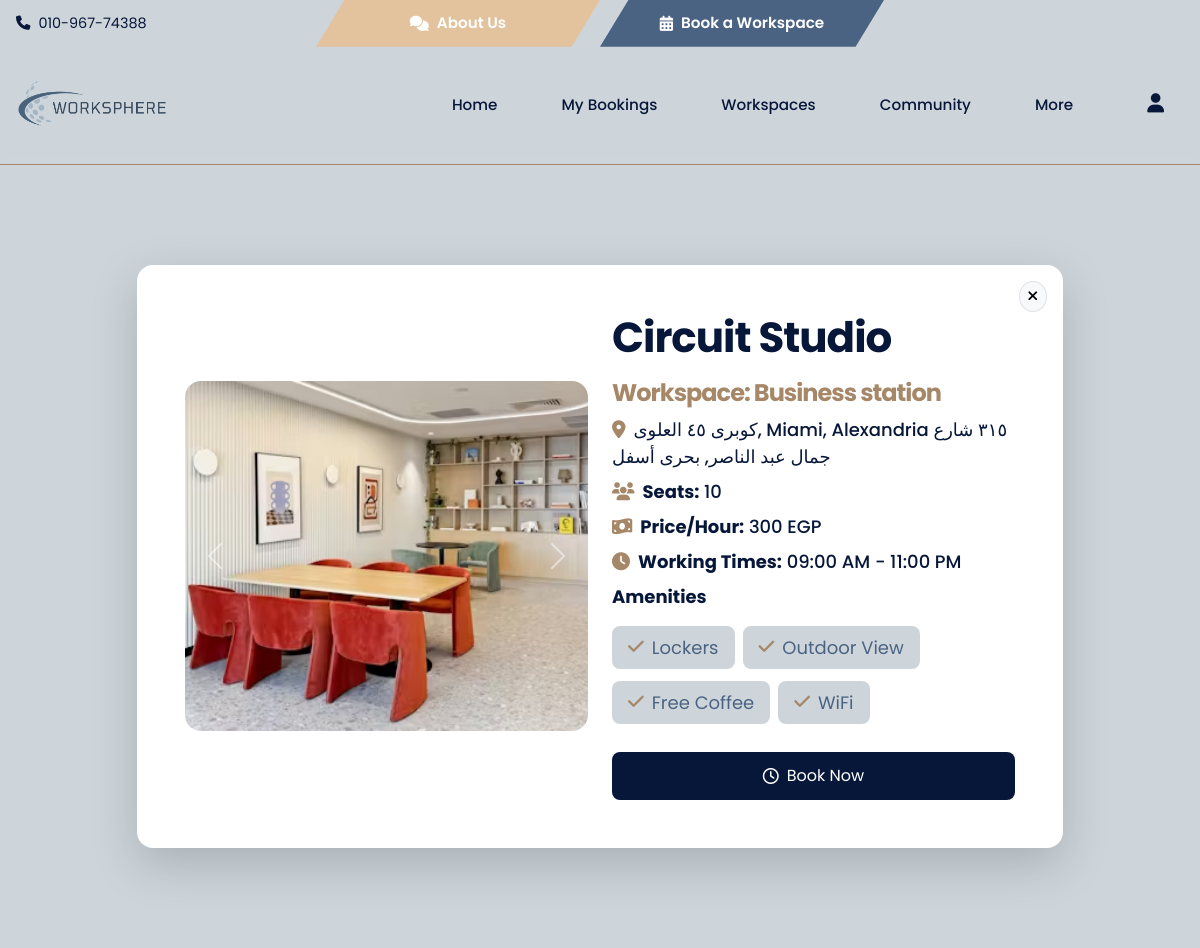
The app's page /room_details.php?r_id=51 (signed in) with its own data.
### tables this page shows
CREATE TABLE `rooms` (
  `room_id` int(11) NOT NULL,
  `workspace_id` int(11) NOT NULL,
  `room_name` varchar(255) DEFAULT NULL,
  `seats` int(11) DEFAULT NULL,
  `type_id` int(255) DEFAULT NULL,
  `room_status` varchar(255) DEFAULT NULL,
  `images` longtext NOT NULL,
  `p/hr` int(11) NOT NULL,
  `p/m` float NOT NULL
);

CREATE TABLE `workspaces` (
  `workspace_id` int(11) NOT NULL,
  `user_id` int(11) NOT NULL,
  `name` varchar(255) NOT NULL,
  `location` varchar(255) NOT NULL,
  `description` longtext DEFAULT NULL,
  `price/hr` float DEFAULT NULL,
  `zone_id` int(11) NOT NULL,
  `created_at` timestamp NOT NULL DEFAULT current_timestamp(),
  `Availability` tinyint(4) NOT NULL DEFAULT 1,
  `latitude` float(10,6) NOT NULL,
  `longitude` float(10,6) NOT NULL
);

CREATE TABLE `amenities` (
  `amenitiy_id` int(11) NOT NULL,
  `amenity` text NOT NULL,
  `room_id` int(11) DEFAULT NULL
);

### room_details.php (the view, shortened to what this page needs)
<?php
include "nav.php";
$room_id = mysqli_real_escape_string($connect, $_GET['r_id']);
$select_room = "SELECT rooms.*, GROUP_CONCAT(images SEPARATOR ', ') AS images,
                     workspaces.name AS workspace_name,
                     workspaces.location,
                     workspaces.description AS workspace_description
              FROM `rooms`
              LEFT JOIN `workspaces` ON `rooms`.`workspace_id` = `workspaces`.`workspace_id`
              WHERE `rooms`.`room_id` = $room_id";
$run_select_room = mysqli_query($connect, $select_room);
$room = mysqli_fetch_assoc($run_select_room);
$amenities = "SELECT * FROM `amenities` WHERE `room_id`=$room_id";
$run_am = mysqli_query($connect, $amenities);
?>
<!DOCTYPE html>
<html lang="en">
<head>
    <link rel="stylesheet" href="https://cdnjs.cloudflare.com/ajax/libs/font-awesome/6.4.2/css/all.min.css">
    <link href="https://cdn.jsdelivr.net/npm/bootstrap@5.3.0/dist/css/bootstrap.min.css" rel="stylesheet">
    <link href="css/indexx.css" rel="stylesheet">
    <link href="css/nav.css" rel="stylesheet">
</head>
<body>
    <main>
        <section class="section-bg section-padding">
            <div class="container">
                <div class="row justify-content-center">
                    <div class="col-lg-10">
                        <div class="bg-white p-4 p-md-5 rounded-4 shadow-lg position-relative">
                            <div class="position-absolute top-0 end-0 m-3">
                                <a href="javascript:window.history.back()"
                                    class="btn btn-light btn-sm border rounded-circle">
                                    <i class="fa-solid fa-xmark"></i>
                                </a>
                            </div>
                            <div class="row g-4 align-items-center">
                                <div class="col-md-6">
                                    <div id="roomCarousel" class="carousel slide" data-bs-ride="carousel">
                                        <div class="carousel-inner rounded-4 overflow-hidden">
                                            <?php
                                            if (!empty($room['images'])) {
                                                $images = explode(',', $room['images']);
                                                foreach ($images as $index => $image) {
                                                    $activeClass = $index === 0 ? 'active' : '';
                                                    $imagePath = trim($image);
                                                    if (!preg_match('/^(http|\/)/', $imagePath)) {
                                                        $imagePath = './workspace/img/' . $imagePath;
                                                    }
                                                    echo '<div class="carousel-item ' . $activeClass . '">
                                                            <img src="' . $imagePath . '" alt="Room Image" class="d-block w-100" style="height:350px;object-fit:cover;">
                                                          </div>';
                                                }
                                            } else {
                                                echo '<div class="carousel-item active">
                                                        <img src="img/default-room.jpg" alt="Default Room Image" class="d-block w-100" style="height:350px;object-fit:cover;">
                                                      </div>';
                                            }
                                            ?>
                                        </div>
                                        <?php if (!empty($room['images']) && count($images) > 1): ?>
                                            <button class="carousel-control-prev" type="button"
                                                data-bs-target="#roomCarousel" data-bs-slide="prev">
                                                <span class="carousel-control-prev-icon"></span>
                                            </button>
                                            <button class="carousel-control-next" type="button"
                                                data-bs-target="#roomCarousel" data-bs-slide="next">
                                                <span class="carousel-control-next-icon"></span>
                                            </button>
                                        <?php endif; ?>
                                    </div>
                                </div>
                                <div class="col-md-6">
                                    <h1 class="fw-bold mb-3 color"><?php echo $room['room_name']; ?></h1>
                                    <h2 class="fs-4 fw-bold mb-2 color2">Workspace:
                                        <?php echo $room['workspace_name']; ?>
                                    </h2>
                                    <p class="mb-2"><i class="fa-solid fa-location-dot me-2 color2"></i><span
                                            class="fw-medium color"><?php echo $room['location']; ?></span></p>
                                    <p class="mb-2"><i class="fa-solid fa-users me-2 color2"></i><span
                                            class="fw-medium color"><strong>Seats:</strong>
                                            <?php echo $room['seats']; ?></span></p>
                                    <p class="mb-2"><i class="fa-solid fa-money-bill-wave me-2 color2"></i><span
                                            class="fw-medium color"><strong>Price/Hour:</strong>
                                            <?php echo $room['p/hr']; ?> EGP</span></p>
                                    <p class="mb-2"><i class="fa-solid fa-clock me-2 color2"></i><span
                                            class="fw-medium color"><strong>Working Times:</strong> 09:00 AM - 11:00
                                            PM</span></p>
                                    <div class="mb-2">
                                        <p class="fw-bold color">Amenities</p>
                                        <ul class="list-unstyled d-flex flex-wrap gap-2">
                                            <?php
                                            foreach ($run_am as $row) {
                                                echo '<li class="d-flex align-items-center gap-2 px-3 py-2 rounded-3 mb-1" style="background-color: rgb(205, 213, 219);">
                    <i class="fa-solid fa-check color2"></i> ' . $row['amenity'] . '
                  </li>';
                                            }
                                            ?>
                                        </ul>
                                    </div>
                                    <div class="mt-4">
                                        <div class="d-flex gap-3">
                                            <a href="book_now.php?r_id=<?php echo $room['room_id'] ?>&type=hourly"
                                                class="btn flex-fill d-flex align-items-center justify-content-center gap-2"
                                                style="background-color: var(--deep-navy); color: white; border: none; padding: 12px 20px; border-radius: 8px; transition: all 0.3s ease;">
                                                <i class="fa-regular fa-clock"></i> Book Now
                                            </a>
                                        </div>
                                    </div>
                                </div>
                            </div>
                        </div>
                    </div>
                </div>
            </div>
        </section>
    </main>
</body>
</html>

### css/nav.css (style rules this page uses)
:root { --deep-navy: #071739; --steel-blue: #4B6382; --sky-blue: #A4B5C4; --cloud-grey: #CDD5DB; --warm-taupe: #A68868; --beige-cream: #E3C39D; --text-color: var(--deep-navy); --accent-color: var(--warm-taupe); --background-color: var(--cloud-grey); --highlight-color: var(--steel-blue); }
body { margin: 0; font-family: 'Poppins', 'Segoe UI', sans-serif; background-color: var(--background-color); }

### css/indexx.css (style rules this page uses)
:root { --deep-navy: #071739; --steel-blue: #4B6382; --sky-blue: #A4B5C4; --cloud-grey: #CDD5DB; --warm-taupe: #A68868; --beige-cream: #E3C39D; --white-color: #ffffff; --primary-color: var(--warm-taupe); --secondary-color: var(--steel-blue); --section-bg-color: var(--cloud-grey); --custom-btn-bg-color: var(--beige-cream); --custom-btn-bg-hover-color: var(--sky-blue); --dark-color: var(--deep-navy); --p-color: var(--steel-blue); --link-hover-color: var(--warm-taupe); --body-font-family: 'DM Sans', sans-serif; --h1-font-size: 42px; --h2-font-size: 36px; --h3-font-size: 28px; --h4-font-size: 24px; --h5-font-size: 22px; --h6-font-size: 20px; --p-font-size: 18px; --menu-font-size: 16px; --btn-font-size: 14px; --border-radius-large: 100px; --border-radius-medium: 20px; --border-radius-small: 10px; --font-weight-normal: 400; --font-weight-medium: 500; --font-weight-bold: 700; }
.color { color: var(--deep-navy); }
.color2 { color: var(--warm-taupe); }
body { background-color: var(--white-color); font-family: var(--body-font-family); }
h2, h3, h4, h5, h6 { color: var(--dark-color); }
h1, h2, h3, h4, h5, h6 { font-weight: var(--font-weight-medium); letter-spacing: -1px; }
h1 { font-size: var(--h1-font-size); font-weight: var(--font-weight-bold); }
h2 { font-size: var(--h2-font-size); font-weight: var(--font-weight-bold); }
p { color: var(--p-color); font-size: var(--p-font-size); font-weight: var(--font-weight-normal); }
ul li { color: var(--p-color); font-size: var(--p-font-size); font-weight: var(--font-weight-normal); }
a, button { touch-action: manipulation; transition: all 0.3s; }
a { display: inline-block; color: var(--secondary-color); text-decoration: none; }
b, strong { font-weight: var(--font-weight-bold); }
.section-bg { background-color: var(--section-bg-color); }
.section-padding { padding-top: 100px; padding-bottom: 100px; }
button:not(.collapsed) { color: #033043 !important; background-color: var(--bs-accordion-active-bg); box-shadow: inset 0 calc(-1* var(--bs-accordion-border-width)) 0 var(--bs-accordion-border-color); }
p { color:#6db1a6 }

### records on screen
rooms: room_name "Circuit Studio", workspace.name "Business station", workspace.location "كوبرى ٤٥ العلوى, Miami, Alexandria ٣١٥ شارع جمال عبد الناصر, بحرى أسفل", seats "10", value "300"
amenities: amenity "Lockers"
amenities: amenity "Outdoor View"
amenities: amenity "Free Coffee"
amenities: amenity "WiFi"
